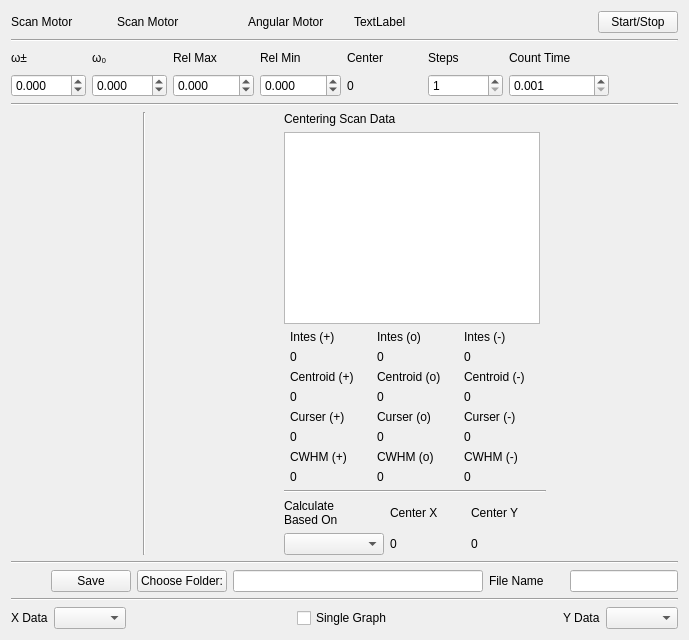
          <widget class="QWidget" name="tab_centering">
           <attribute name="title">
            <string>&amp;Centering</string>
           </attribute>
           <layout class="QVBoxLayout" name="verticalLayout_10">
            <item>
             <layout class="QVBoxLayout" name="verticalLayout_cent_settings">
              <item>
               <layout class="QHBoxLayout" name="horizontalLayout_cent_choose">
                <item>
                 <widget class="QLabel" name="label_cent_motor_scan_name">
                  <property name="minimumSize">
                   <size>
                    <width>100</width>
                    <height>0</height>
                   </size>
                  </property>
                  <property name="text">
                   <string>Scan Motor</string>
                  </property>
                 </widget>
                </item>
                <item>
                 <widget class="QLabel" name="label_cent_motor_scan">
                  <property name="minimumSize">
                   <size>
                    <width>125</width>
                    <height>0</height>
                   </size>
                  </property>
                  <property name="text">
                   <string>Scan Motor</string>
                  </property>
                 </widget>
                </item>
                <item>
                 <widget class="QLabel" name="label_cent_motor_angle_name">
                  <property name="minimumSize">
                   <size>
                    <width>100</width>
                    <height>0</height>
                   </size>
                  </property>
                  <property name="text">
                   <string>Angular Motor</string>
                  </property>
                 </widget>
                </item>
                <item>
                 <widget class="QLabel" name="label_cent_motor_angle">
                  <property name="minimumSize">
                   <size>
                    <width>125</width>
                    <height>0</height>
                   </size>
                  </property>
                  <property name="text">
                   <string>TextLabel</string>
                  </property>
                 </widget>
                </item>
                <item>
                 <spacer name="horizontalSpacer_23">
                  <property name="orientation">
                   <enum>Qt::Horizontal</enum>
                  </property>
                  <property name="sizeHint" stdset="0">
                   <size>
                    <width>40</width>
                    <height>20</height>
                   </size>
                  </property>
                 </spacer>
                </item>
                <item>
                 <widget class="QPushButton" name="pushButton_cent_start_stop">
                  <property name="text">
                   <string>Start/Stop</string>
                  </property>
                 </widget>
                </item>
               </layout>
              </item>
              <item>
               <widget class="Line" name="line_12">
                <property name="orientation">
                 <enum>Qt::Horizontal</enum>
                </property>
               </widget>
              </item>
              <item>
               <layout class="QGridLayout" name="gridLayout_cent_set">
                <item row="0" column="0">
                 <widget class="QLabel" name="label_cent_angle_pm_name">
                  <property name="minimumSize">
                   <size>
                    <width>75</width>
                    <height>0</height>
                   </size>
                  </property>
                  <property name="text">
                   <string>ω±</string>
                  </property>
                 </widget>
                </item>
                <item row="2" column="0">
                 <widget class="QDoubleSpinBox" name="doubleSpinBox_cent_angle_pm">
                  <property name="decimals">
                   <number>3</number>
                  </property>
                  <property name="minimum">
                   <double>-360.000000000000000</double>
                  </property>
                  <property name="maximum">
                   <double>360.000000000000000</double>
                  </property>
                 </widget>
                </item>
                <item row="0" column="8">
                 <spacer name="horizontalSpacer_24">
                  <property name="orientation">
                   <enum>Qt::Horizontal</enum>
                  </property>
                  <property name="sizeHint" stdset="0">
                   <size>
                    <width>40</width>
                    <height>20</height>
                   </size>
                  </property>
                 </spacer>
                </item>
                <item row="2" column="6">
                 <widget class="QDoubleSpinBox" name="doubleSpinBox_cent_waittime">
                  <property name="decimals">
                   <number>3</number>
                  </property>
                  <property name="minimum">
                   <double>0.001000000000000</double>
                  </property>
                  <property name="maximum">
                   <double>9999.998999999999796</double>
                  </property>
                 </widget>
                </item>
                <item row="0" column="6">
                 <widget class="QLabel" name="label_cent_waittime_name">
                  <property name="minimumSize">
                   <size>
                    <width>100</width>
                    <height>0</height>
                   </size>
                  </property>
                  <property name="text">
                   <string>Count Time</string>
                  </property>
                 </widget>
                </item>
                <item row="0" column="5">
                 <widget class="QLabel" name="label_cent_steps_name">
                  <property name="minimumSize">
                   <size>
                    <width>75</width>
                    <height>0</height>
                   </size>
                  </property>
                  <property name="text">
                   <string>Steps</string>
                  </property>
                 </widget>
                </item>
                <item row="2" column="5">
                 <widget class="QDoubleSpinBox" name="doubleSpinBox_cent_steps">
                  <property name="decimals">
                   <number>0</number>
                  </property>
                  <property name="minimum">
                   <double>1.000000000000000</double>
                  </property>
                  <property name="maximum">
                   <double>9999999.000000000000000</double>
                  </property>
                 </widget>
                </item>
                <item row="0" column="4">
                 <widget class="QLabel" name="label_cent_center_name">
                  <property name="minimumSize">
                   <size>
                    <width>75</width>
                    <height>0</height>
                   </size>
                  </property>
                  <property name="text">
                   <string>Center</string>
                  </property>
                 </widget>
                </item>
                <item row="2" column="3">
                 <widget class="QDoubleSpinBox" name="doubleSpinBox_cent_relmin">
                  <property name="decimals">
                   <number>3</number>
                  </property>
                  <property name="minimum">
                   <double>-9999.998999999999796</double>
                  </property>
                  <property name="maximum">
                   <double>9999.998999999999796</double>
                  </property>
                 </widget>
                </item>
                <item row="2" column="2">
                 <widget class="QDoubleSpinBox" name="doubleSpinBox_cent_relmax">
                  <property name="decimals">
                   <number>3</number>
                  </property>
                  <property name="minimum">
                   <double>-9999.998999999999796</double>
                  </property>
                  <property name="maximum">
                   <double>999.999000000000024</double>
                  </property>
                 </widget>
                </item>
                <item row="0" column="2">
                 <widget class="QLabel" name="label_cent_relmax_name">
                  <property name="minimumSize">
                   <size>
                    <width>75</width>
                    <height>0</height>
                   </size>
                  </property>
                  <property name="text">
                   <string>Rel Max</string>
                  </property>
                 </widget>
                </item>
                <item row="0" column="3">
                 <widget class="QLabel" name="label_cent_relmin_name">
                  <property name="minimumSize">
                   <size>
                    <width>75</width>
                    <height>0</height>
                   </size>
                  </property>
                  <property name="text">
                   <string>Rel Min</string>
                  </property>
                 </widget>
                </item>
                <item row="0" column="1">
                 <widget class="QLabel" name="label_cent_angle_o_name">
                  <property name="minimumSize">
                   <size>
                    <width>75</width>
                    <height>0</height>
                   </size>
                  </property>
                  <property name="text">
                   <string>ω₀</string>
                  </property>
                 </widget>
                </item>
                <item row="2" column="1">
                 <widget class="QDoubleSpinBox" name="doubleSpinBox_cent_angle_o">
                  <property name="decimals">
                   <number>3</number>
                  </property>
                  <property name="minimum">
                   <double>-360.000000000000000</double>
                  </property>
                  <property name="maximum">
                   <double>360.000000000000000</double>
                  </property>
                 </widget>
                </item>
                <item row="2" column="4">
                 <widget class="QLabel" name="label_cent_center">
                  <property name="text">
                   <string>0</string>
                  </property>
                 </widget>
                </item>
               </layout>
              </item>
             </layout>
            </item>
            <item>
             <widget class="Line" name="line_13">
              <property name="orientation">
               <enum>Qt::Horizontal</enum>
              </property>
             </widget>
            </item>
            <item>
             <layout class="QHBoxLayout" name="horizontalLayout_cent_display">
              <item>
               <layout class="QVBoxLayout" name="verticalLayout_cent_graph">
                <property name="sizeConstraint">
                 <enum>QLayout::SetNoConstraint</enum>
                </property>
               </layout>
              </item>
              <item>
               <widget class="Line" name="line_16">
                <property name="orientation">
                 <enum>Qt::Vertical</enum>
                </property>
               </widget>
              </item>
              <item>
               <layout class="QVBoxLayout" name="verticalLayout_13" stretch="0,0,0,0,0">
                <item>
                 <widget class="QLabel" name="label_cent_data_name">
                  <property name="text">
                   <string>Centering Scan Data</string>
                  </property>
                 </widget>
                </item>
                <item>
                 <widget class="QTableWidget" name="tableWidget_cent_data">
                  <property name="sizePolicy">
                   <sizepolicy hsizetype="Fixed" vsizetype="Expanding">
                    <horstretch>0</horstretch>
                    <verstretch>0</verstretch>
                   </sizepolicy>
                  </property>
                  <property name="minimumSize">
                   <size>
                    <width>200</width>
                    <height>0</height>
                   </size>
                  </property>
                 </widget>
                </item>
                <item>
                 <layout class="QGridLayout" name="gridLayout_cent_values">
                  <item row="0" column="0">
                   <widget class="QLabel" name="label_cent_maxint_p_name">
                    <property name="minimumSize">
                     <size>
                      <width>75</width>
                      <height>0</height>
                     </size>
                    </property>
                    <property name="maximumSize">
                     <size>
                      <width>75</width>
                      <height>16777215</height>
                     </size>
                    </property>
                    <property name="font">
                     <font>
                      <pointsize>9</pointsize>
                     </font>
                    </property>
                    <property name="text">
                     <string>Intes (+)</string>
                    </property>
                   </widget>
                  </item>
                  <item row="0" column="1">
                   <widget class="QLabel" name="label_cent_maxint_o_name">
                    <property name="minimumSize">
                     <size>
                      <width>75</width>
                      <height>0</height>
                     </size>
                    </property>
                    <property name="maximumSize">
                     <size>
                      <width>75</width>
                      <height>16777215</height>
                     </size>
                    </property>
                    <property name="font">
                     <font>
                      <pointsize>9</pointsize>
                     </font>
                    </property>
                    <property name="text">
                     <string>Intes (o)</string>
                    </property>
                   </widget>
                  </item>
                  <item row="0" column="2">
                   <widget class="QLabel" name="label_cent_maxint_m_name">
                    <property name="sizePolicy">
                     <sizepolicy hsizetype="Preferred" vsizetype="Preferred">
                      <horstretch>0</horstretch>
                      <verstretch>0</verstretch>
                     </sizepolicy>
                    </property>
                    <property name="minimumSize">
                     <size>
                      <width>75</width>
                      <height>0</height>
                     </size>
                    </property>
                    <property name="maximumSize">
                     <size>
                      <width>75</width>
                      <height>16777215</height>
                     </size>
                    </property>
                    <property name="font">
                     <font>
                      <pointsize>9</pointsize>
                     </font>
                    </property>
                    <property name="text">
                     <string>Intes (-)</string>
                    </property>
                   </widget>
                  </item>
                  <item row="1" column="0">
                   <widget class="QLabel" name="label_cent_maxint_p">
                    <property name="minimumSize">
                     <size>
                      <width>75</width>
                      <height>0</height>
                     </size>
                    </property>
                    <property name="text">
                     <string>0</string>
                    </property>
                   </widget>
                  </item>
                  <item row="1" column="1">
                   <widget class="QLabel" name="label_cent_maxint_o">
                    <property name="text">
                     <string>0</string>
                    </property>
                   </widget>
                  </item>
                  <item row="1" column="2">
                   <widget class="QLabel" name="label_cent_maxint_m">
                    <property name="text">
                     <string>0</string>
                    </property>
                   </widget>
                  </item>
                  <item row="2" column="0">
                   <widget class="QLabel" name="label_cent_com_p_name">
                    <property name="font">
                     <font>
                      <pointsize>9</pointsize>
                     </font>
                    </property>
                    <property name="text">
                     <string>Centroid (+)</string>
                    </property>
                   </widget>
                  </item>
                  <item row="4" column="0">
                   <widget class="QLabel" name="label_cent_com_p">
                    <property name="maximumSize">
                     <size>
                      <width>75</width>
                      <height>16777215</height>
                     </size>
                    </property>
                    <property name="text">
                     <string>0</string>
                    </property>
                   </widget>
                  </item>
                  <item row="2" column="1">
                   <widget class="QLabel" name="label_cent_com_o_name">
                    <property name="font">
                     <font>
                      <pointsize>9</pointsize>
                     </font>
                    </property>
                    <property name="text">
                     <string>Centroid (o)</string>
                    </property>
                   </widget>
                  </item>
                  <item row="2" column="2">
                   <widget class="QLabel" name="label_cent_com_m_name">
                    <property name="font">
                     <font>
                      <pointsize>9</pointsize>
                     </font>
                    </property>
                    <property name="text">
                     <string>Centroid (-)</string>
                    </property>
                   </widget>
                  </item>
                  <item row="4" column="2">
                   <widget class="QLabel" name="label_cent_com_m">
                    <property name="text">
                     <string>0</string>
                    </property>
                   </widget>
                  </item>
                  <item row="4" column="1">
                   <widget class="QLabel" name="label_cent_com_o">
                    <property name="text">
                     <string>0</string>
                    </property>
                   </widget>
                  </item>
                  <item row="5" column="0">
                   <widget class="QLabel" name="label_cent_curs_p_name">
                    <property name="font">
                     <font>
                      <pointsize>9</pointsize>
                     </font>
                    </property>
                    <property name="text">
                     <string>Curser (+)</string>
                    </property>
                   </widget>
                  </item>
                  <item row="6" column="0">
                   <widget class="QLabel" name="label_cent_curs_p">
                    <property name="text">
                     <string>0</string>
                    </property>
                   </widget>
                  </item>
                  <item row="5" column="1">
                   <widget class="QLabel" name="label_cent_curs_o_name">
                    <property name="font">
                     <font>
                      <pointsize>9</pointsize>
                     </font>
                    </property>
                    <property name="text">
                     <string>Curser (o)</string>
                    </property>
                   </widget>
                  </item>
                  <item row="5" column="2">
                   <widget class="QLabel" name="label_cent_curs_m_name">
                    <property name="font">
                     <font>
                      <pointsize>9</pointsize>
                     </font>
                    </property>
                    <property name="text">
                     <string>Curser (-)</string>
                    </property>
                   </widget>
                  </item>
                  <item row="6" column="1">
                   <widget class="QLabel" name="label_cent_curs_o">
                    <property name="text">
                     <string>0</string>
                    </property>
                   </widget>
                  </item>
                  <item row="6" column="2">
                   <widget class="QLabel" name="label_cent_curs_m">
                    <property name="text">
                     <string>0</string>
                    </property>
                   </widget>
                  </item>
                  <item row="7" column="0">
                   <widget class="QLabel" name="label_cent_cwhm_p_name">
                    <property name="font">
                     <font>
                      <pointsize>9</pointsize>
                     </font>
                    </property>
                    <property name="text">
                     <string>CWHM (+)</string>
                    </property>
                   </widget>
                  </item>
                  <item row="7" column="1">
                   <widget class="QLabel" name="label_cent_cwhm_o_name">
                    <property name="font">
                     <font>
                      <pointsize>9</pointsize>
                     </font>
                    </property>
                    <property name="text">
                     <string>CWHM (o)</string>
                    </property>
                   </widget>
                  </item>
                  <item row="7" column="2">
                   <widget class="QLabel" name="label_cent_cwhm_m_name">
                    <property name="font">
                     <font>
                      <pointsize>9</pointsize>
                     </font>
                    </property>
                    <property name="text">
                     <string>CWHM (-)</string>
                    </property>
                   </widget>
                  </item>
                  <item row="8" column="0">
                   <widget class="QLabel" name="label_cent_cwhm_p">
                    <property name="text">
                     <string>0</string>
                    </property>
                   </widget>
                  </item>
                  <item row="8" column="1">
                   <widget class="QLabel" name="label_cent_cwhm_o">
                    <property name="text">
                     <string>0</string>
                    </property>
                   </widget>
                  </item>
                  <item row="8" column="2">
                   <widget class="QLabel" name="label_cent_cwhm_m">
                    <property name="text">
                     <string>0</string>
                    </property>
                   </widget>
                  </item>
                 </layout>
                </item>
                <item>
                 <widget class="Line" name="line_15">
                  <property name="orientation">
                   <enum>Qt::Horizontal</enum>
                  </property>
                 </widget>
                </item>
                <item>
                 <layout class="QGridLayout" name="gridLayout_cent_calc">
                  <item row="0" column="0">
                   <widget class="QLabel" name="label_cent_calc_choose_name">
                    <property name="minimumSize">
                     <size>
                      <width>75</width>
                      <height>0</height>
                     </size>
                    </property>
                    <property name="maximumSize">
                     <size>
                      <width>100</width>
                      <height>16777215</height>
                     </size>
                    </property>
                    <property name="text">
                     <string>Calculate
Based On</string>
                    </property>
                   </widget>
                  </item>
                  <item row="0" column="1">
                   <widget class="QLabel" name="label_cent_calc_cent_x_name">
                    <property name="minimumSize">
                     <size>
                      <width>50</width>
                      <height>0</height>
                     </size>
                    </property>
                    <property name="maximumSize">
                     <size>
                      <width>75</width>
                      <height>16777215</height>
                     </size>
                    </property>
                    <property name="text">
                     <string>Center X</string>
                    </property>
                   </widget>
                  </item>
                  <item row="0" column="2">
                   <widget class="QLabel" name="label_cent_calc_cent_y_name">
                    <property name="minimumSize">
                     <size>
                      <width>50</width>
                      <height>0</height>
                     </size>
                    </property>
                    <property name="maximumSize">
                     <size>
                      <width>75</width>
                      <height>16777215</height>
                     </size>
                    </property>
                    <property name="text">
                     <string>Center Y</string>
                    </property>
                   </widget>
                  </item>
                  <item row="1" column="0">
                   <widget class="QComboBox" name="comboBox_cent_calc_choose"/>
                  </item>
                  <item row="1" column="1">
                   <widget class="QLabel" name="label_cent_calc_cent_x">
                    <property name="text">
                     <string>0</string>
                    </property>
                   </widget>
                  </item>
                  <item row="1" column="2">
                   <widget class="QLabel" name="label_cent_calc_cent_y">
                    <property name="text">
                     <string>0</string>
                    </property>
                   </widget>
                  </item>
                 </layout>
                </item>
               </layout>
              </item>
             </layout>
            </item>
            <item>
             <widget class="Line" name="line_14">
              <property name="orientation">
               <enum>Qt::Horizontal</enum>
              </property>
             </widget>
            </item>
            <item>
             <layout class="QHBoxLayout" name="horizontalLayout_cent_save">
              <item>
               <spacer name="horizontalSpacer_26">
                <property name="orientation">
                 <enum>Qt::Horizontal</enum>
                </property>
                <property name="sizeHint" stdset="0">
                 <size>
                  <width>40</width>
                  <height>20</height>
                 </size>
                </property>
               </spacer>
              </item>
              <item>
               <widget class="QPushButton" name="pushButton_cent_save">
                <property name="text">
                 <string>Save</string>
                </property>
               </widget>
              </item>
              <item>
               <widget class="QPushButton" name="pushButton_cent_select_file">
                <property name="text">
                 <string>Choose Folder:</string>
                </property>
               </widget>
              </item>
              <item>
               <widget class="QLineEdit" name="lineEdit_cent_select_file">
                <property name="minimumSize">
                 <size>
                  <width>250</width>
                  <height>0</height>
                 </size>
                </property>
               </widget>
              </item>
              <item>
               <widget class="QLabel" name="label_cent_filename_name">
                <property name="sizePolicy">
                 <sizepolicy hsizetype="Preferred" vsizetype="Preferred">
                  <horstretch>0</horstretch>
                  <verstretch>0</verstretch>
                 </sizepolicy>
                </property>
                <property name="minimumSize">
                 <size>
                  <width>75</width>
                  <height>0</height>
                 </size>
                </property>
                <property name="text">
                 <string>File Name</string>
                </property>
               </widget>
              </item>
              <item>
               <widget class="QLineEdit" name="lineEdit_cent_filename">
                <property name="minimumSize">
                 <size>
                  <width>50</width>
                  <height>0</height>
                 </size>
                </property>
               </widget>
              </item>
             </layout>
            </item>
            <item>
             <widget class="Line" name="line_18">
              <property name="orientation">
               <enum>Qt::Horizontal</enum>
              </property>
             </widget>
            </item>
            <item>
             <layout class="QHBoxLayout" name="horizontalLayout_2">
              <item>
               <widget class="QLabel" name="label_cent_data_x_name">
                <property name="text">
                 <string>X Data</string>
                </property>
               </widget>
              </item>
              <item>
               <widget class="QComboBox" name="comboBox_cent_data_x"/>
              </item>
              <item>
               <spacer name="horizontalSpacer_27">
                <property name="orientation">
                 <enum>Qt::Horizontal</enum>
                </property>
                <property name="sizeHint" stdset="0">
                 <size>
                  <width>40</width>
                  <height>20</height>
                 </size>
                </property>
               </spacer>
              </item>
              <item>
               <widget class="QCheckBox" name="checkBox_cent_single">
                <property name="text">
                 <string>Single Graph</string>
                </property>
               </widget>
              </item>
              <item>
               <spacer name="horizontalSpacer_28">
                <property name="orientation">
                 <enum>Qt::Horizontal</enum>
                </property>
                <property name="sizeHint" stdset="0">
                 <size>
                  <width>40</width>
                  <height>20</height>
                 </size>
                </property>
               </spacer>
              </item>
              <item>
               <widget class="QLabel" name="label_cent_data_y_name">
                <property name="text">
                 <string>Y Data</string>
                </property>
               </widget>
              </item>
              <item>
               <widget class="QComboBox" name="comboBox_cent_data_y"/>
              </item>
             </layout>
            </item>
           </layout>
          </widget>
